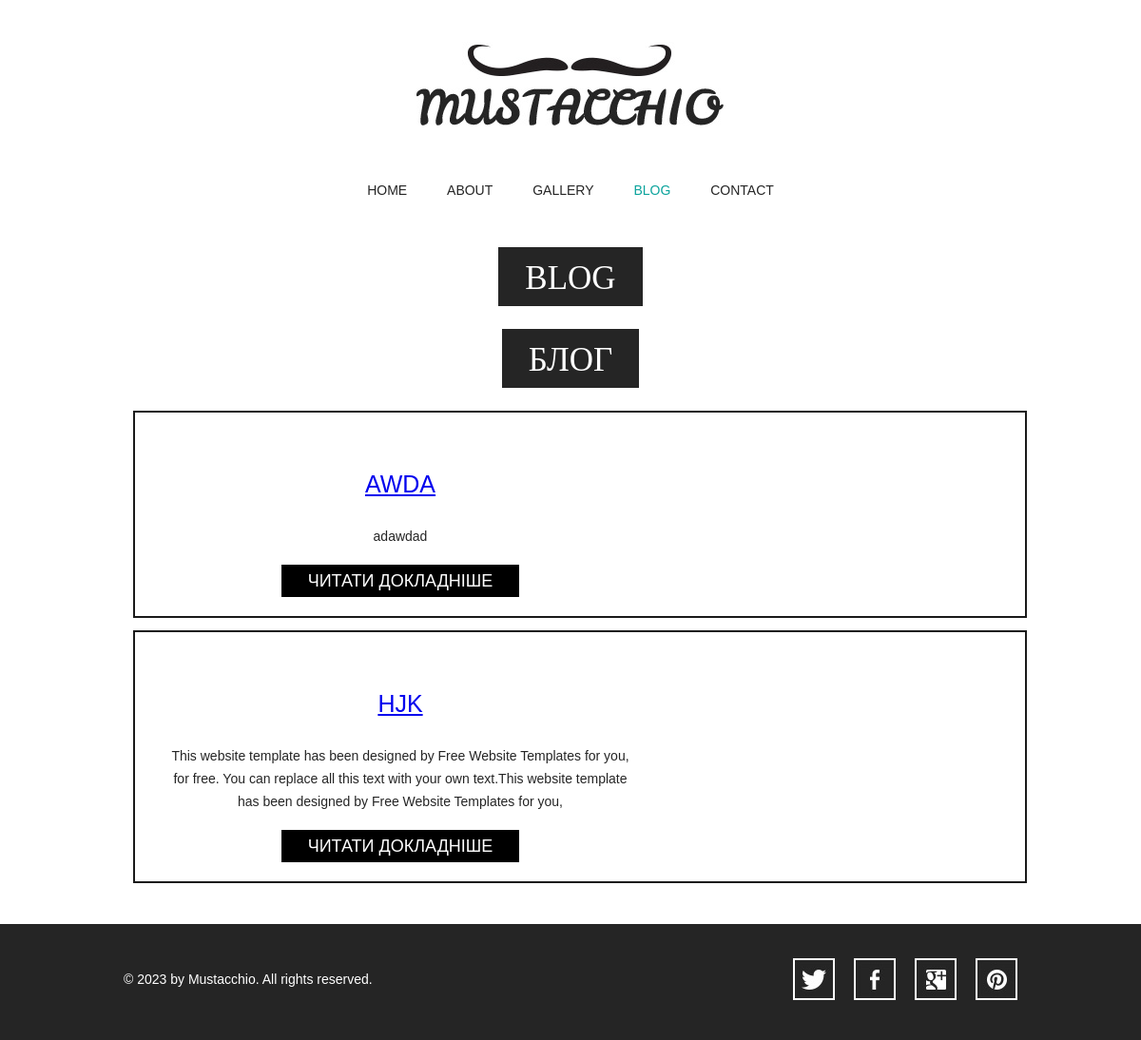
Before: / with the older database file.
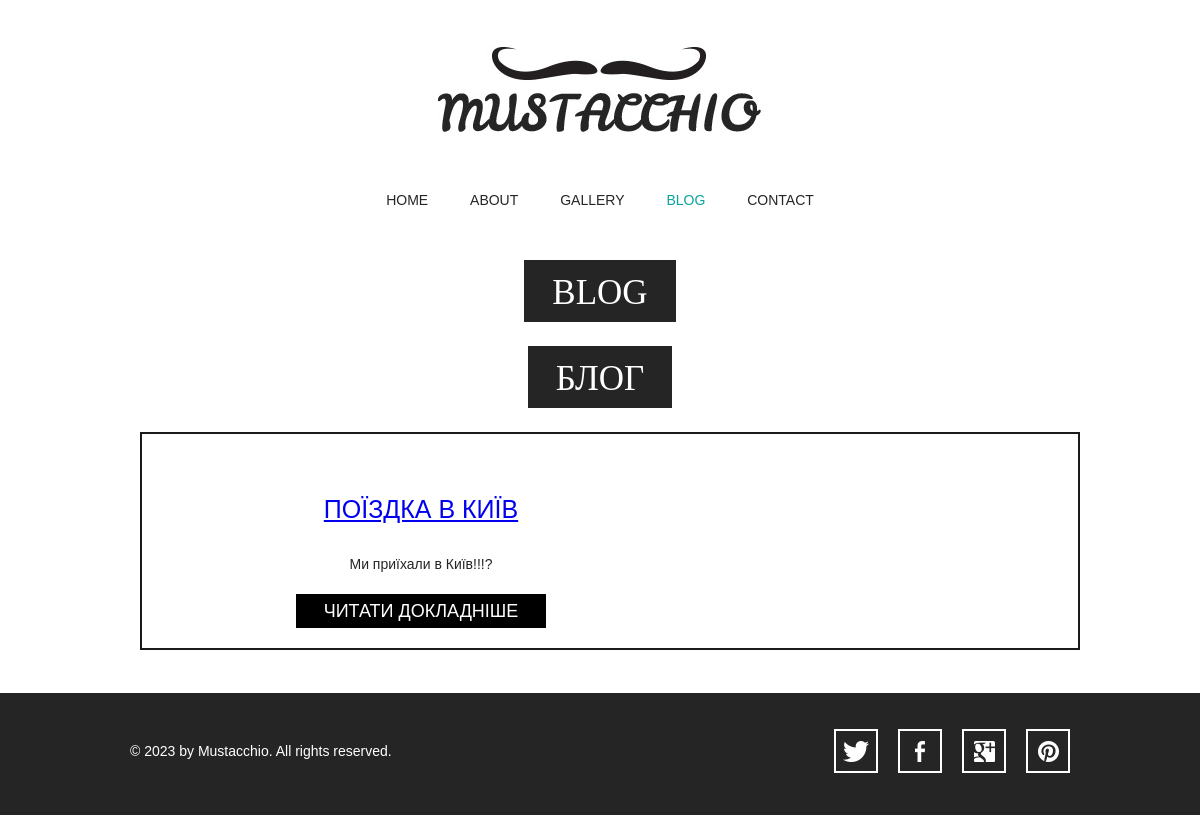
After: the same page with the newer database file.
### blog/models.py (models this page shows, shortened)
class Post(models.Model):
    author = models.ForeignKey('auth.User', on_delete=models.CASCADE)
    title = models.CharField(max_length=200)
    text = models.TextField()
    created_date = models.DateTimeField(
            default=timezone.now)
    published_date = models.DateTimeField(
            blank=True, null=True)

### blog/views.py (the view)
# urls.py: url(r'^$', views.post_list, name='post_list'),
def post_list(request):
    posts = Post.objects.filter()
    return render(request, 'blog/index.html', {'posts': posts})

### blog/templates/blog/index.html (shortened to what this page needs)
{% extends 'blog/base.html' %}
{% load static %}
{% block content %}
<h1><span>Блог</span></h1>
<div>
			<ul>
	{% for post in posts %}
	<li>
		<div>
			<h3><a href="{% url 'post_detail' pk=post.pk %}">{{ post.title }}</a></h3>
			<p>{{ post.text|linebreaksbr }}</p>
			<a href="{% url 'post_detail' pk=post.pk %}" class="more">Читати докладніше</a>
		</div>
	</li>
	{% endfor %}
</ul>
</div>
{% endblock %}

### blog/templates/blog/base.html (shortened to what this page needs)
{% load static %}
<!doctype html>
<html>
<head>
	<link rel="stylesheet" type="text/css" href="{% static 'css/style.css' %}">
	<link rel="stylesheet" type="text/css" href="{% static 'css/mobile.css' %}" media="screen and (max-width : 568px)">
</head>
<body>
	<div id="header">
		<a href="index.html" class="logo">
			<img src="{% static 'images/logo.jpg' %}" alt="">
		</a>
		<ul id="navigation">
			<li>
				<a href="index.html">home</a>
			</li>
			<li>
				<a href="about.html">about</a>
			</li>
			<li>
				<a href="gallery.html">gallery</a>
			</li>
			<li class="selected">
				<a href="blog.html">blog</a>
			</li>
			<li>
				<a href="contact.html">contact</a>
			</li>
		</ul>
	</div>
	<div id="body">
		<h1><span>blog</span></h1>
		<div>
			<ul>
				{% block content %}
            	{% endblock %}
			</ul>
		</div>
	</div>
	<div id="footer">
		<div>
			<p>&copy; 2023 by Mustacchio. All rights reserved.</p>
			<ul>
				<li>
					<a href="http://freewebsitetemplates.com/go/twitter/" id="twitter">twitter</a>
				</li>
				<li>
					<a href="http://freewebsitetemplates.com/go/facebook/" id="facebook">facebook</a>
				</li>
				<li>
					<a href="http://freewebsitetemplates.com/go/googleplus/" id="googleplus">googleplus</a>
				</li>
				<li>
					<a href="http://pinterest.com/fwtemplates/" id="pinterest">pinterest</a>
				</li>
			</ul>
		</div>
	</div>
</body>
</html>

### blog/static/css/style.css (style rules this page uses)
body { background: #fff; font-family: Arial, Helvetica, sans-serif; font-size: 14px; font-weight: normal; line-height: 1; margin: 0; min-width: 960px; padding: 0; }
p { color: #252525; line-height: 24px; margin: 0; padding: 0; }
#header { margin: 0 auto; padding: 44px 0 50px; text-align: center; width: 960px; }
#header a.logo { display: block; margin: 0 auto; padding: 0; width: 340px; }
#header a.logo img { border: 0; display: block; margin: 0; padding: 0; }
#header ul { margin: 0; padding: 56px 0 0; }
#header ul li { display: inline; list-style: none; margin: 0; padding: 0 19px; }
#header ul li a { color: #252525; display: inline-block; font-family: "Arial Black", Gadget, sans-serif; font-size: 14px; font-weight: normal; margin: 0; padding: 0 0 3px; text-decoration: none; text-transform: uppercase; }
#header ul li a:hover, #header ul li.selected a { color: #0ba39c; }
#body { margin: 0; padding: 0 0 30px; text-align: center; }
#body h1 { color: #fff; display: inline; font-family: poller_oneregular; font-size: 35px; font-weight: normal; margin: 0; padding: 0; text-transform: uppercase; }
#body h1 span { background: #252525; display: inline-block; padding: 15px 28px 12px; }
#body > div { margin: 0 auto; padding: 0; width: 960px; }
#body div ul { margin: 0; padding: 24px 10px 0; width: 940px; }
#body div ul li { border: 2px solid #1a1a1a; display: block; list-style: none; margin: 0 0 13px; overflow: hidden; padding: 0; }
#body div ul li div { float: left; margin: 0; padding: 63px 0 20px; width: 558px; }
#body div ul li div h3 { color: #252525; font-family: "Arial Black", Gadget, sans-serif; font-size: 25px; font-weight: normal; margin: 0; padding: 0; text-transform: uppercase; }
#body div ul li div p { padding: 30px 30px 18px; }
#body div ul li div a.more { background: #000; color: #fff; display: inline-block; font-family: "Arial Black", Gadget, sans-serif; font-size: 18px; font-weight: normal; margin: 0; padding: 8px 28px; text-decoration: none; text-transform: uppercase; }
#footer { background: #252525; margin: 0; padding: 36px 0 42px; }
#footer div { margin: 0 auto; overflow: hidden; padding: 0; width: 960px; }
#footer div p { color: #fff; float: left; line-height: 44px; margin: 0 0 0 10px; padding: 0; }
#footer div ul { display: block; float: right; margin: 0; overflow: hidden; padding: 0; width: 256px; }
#footer div ul li { display: block; float: left; list-style: none; margin: 0 10px; padding: 0; width: 44px; }
#footer div ul li a { background: url(../images/icons.jpg) no-repeat 0 0; display: block; height: 44px; margin: 0; padding: 0; text-indent: -99999px; width: 44px; }
#footer div ul li #twitter { background-position: 0 0; }
#footer div ul li #facebook { background-position: 0 -44px; }
#footer div ul li #googleplus { background-position: 0 -88px; }
#footer div ul li #pinterest { background-position: 0 -132px; }

### blog/static/css/mobile.css (style rules this page uses)
body { min-width: 0; }
#header { padding: 20px 0; position: relative; width: 100%; }
#header a.logo { width: 80%; }
#header a.logo img { width: 100%; }
#header ul { border: 1px solid #fff; display: none; left: 50%; margin-left: -45%; padding: 0; position: absolute; width: 90%; z-index: 1001; }
#header ul li { border-top: 1px solid #fff; display: block; margin: 0; padding: 0; position: relative; }
#header > ul > li:first-child { border: 0; }
#header ul li a { background: rgba(11, 163, 156, 0.9); color: #fff; display: block; font-family: Arial, Helvetica, sans-serif; font-size: 16px; font-weight: normal; height: 49px; line-height: 49px; padding: 0 15px; text-align: left; }
#header ul li a:hover, #header ul li.selected a { background: rgba(0, 0, 0, 0.9); color: #fff; }
#body { width: 100%; }
#body h1 { display: block; font-size: 20px; margin: 0 auto; width: 90%; }
#body h1 span { display: block; padding: 3%; width: 94%; }
#body > div { padding: 0 5%; width: 90%; }
#body div ul { margin: 0; padding: 20px 0 0; width: 100%; }
#body div ul li { overflow: visible; padding: 0 0 20px; width: 99%; }
#body div ul li div { float: none; padding: 0; width: 100%; }
#footer { padding: 10px 0 25px; }
#footer div { overflow: visible; width: 100%; }
#footer div p { float: none; margin: 0; text-align: center; }
#footer div ul { float: none; margin: 0 auto; width: 256px; }

Changed rows visible on the page:
removed Post: title "AWDA", text "adawdad"
removed Post: title "HJK", text "This website template has been designed by Free Website Templates for you, for free. You can replace all this text with your own text.This website template has been designed by Free Website Templates for you,"
added Post: title "ПОЇЗДКА В КИЇВ", text "Ми приїхали в Київ!!!?"
